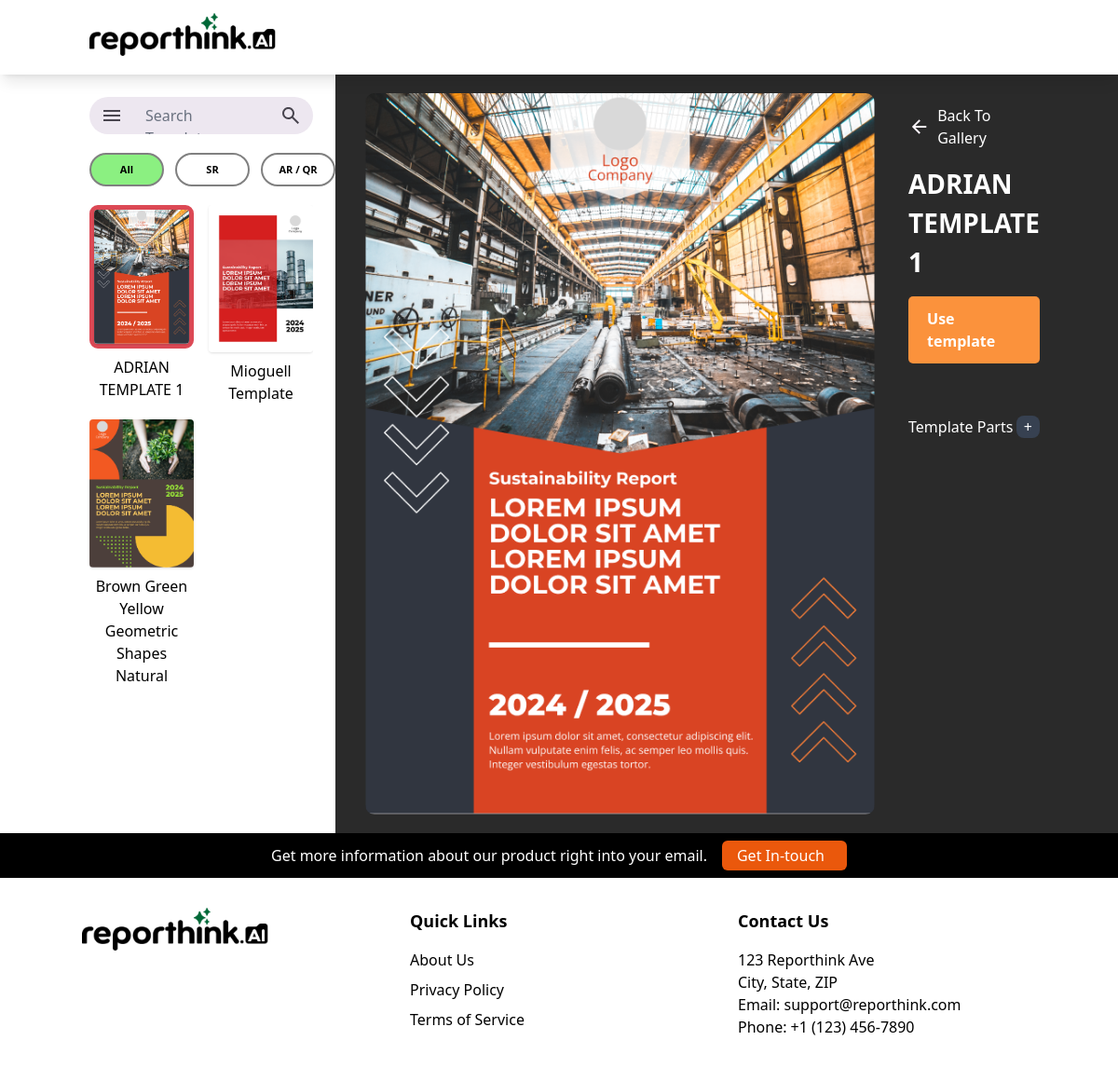
The page /choose-template/ on the database its author committed.
### Template_Editor_App/models.py (models this page shows, shortened)
class Template(models.Model):
    name = models.CharField(max_length=255)
    cover_part = models.ForeignKey(
        'TemplatePart',
        on_delete=models.SET_NULL,
        null=True,
        blank=True,
        related_name='used_as_cover_for'
    )

class TemplatePart(models.Model):
    template = models.ForeignKey(Template, on_delete=models.CASCADE, related_name='parts')
    name = models.CharField(max_length=255, blank=True)
    html_file = models.FileField(upload_to='templates_parts/html/')
    thumbnail = models.ImageField(upload_to='templates_parts/thumbnails/')

### Template_Editor_App/views.py (the view)
# urls.py: path('choose-template/', views.choose_template, name='choose_template'),
def choose_template(request):
    templates = Template.objects.all()
    selected_id = request.GET.get('selected_id')
    selected_template = None
    if selected_id:
        selected_template = Template.objects.filter(id=selected_id).first()
    return render(request, 'choose-template.html', {
        'templates': templates,
        'selected_id': selected_id,
        'template': selected_template  # <== add this
    })

### Template_Editor_App/templates/choose-template.html (shortened to what this page needs)
{% extends 'base.html' %} {% block content %}
<body>
  <div class="bg-top bg-no-repeat bg-cover min-h-[50vh]">
    <div class="flex md:flex-row flex-col">
      <div class="flex flex-col px-6 my-6 md:pl-24 md:pr-6 w-[100%] md:w-[30%]">
        <div class="w-full flex flex-col">
          <div
            class="w-[100%] h-10 bg-[#EDE7F0] rounded-[28px] flex items-center"
          >
            <button>
            </button>
            <textarea
              class="w-full focus:outline-none border-none focus:border-none bg-transparent resize-none"
              placeholder="Search Template"
              rows="1"
            ></textarea>
            <button>
            </button>
          </div>
          <div
            class="hidden md:flex flex-col md:flex-row space-y-2 md:space-y-0 mb-5 md:mb-0 md:mt-5 space-x-3"
          >
            <button
              id="button1"
              class="filter-btn button bg-white border-2 border-[#808080] rounded-[20px] text-black text-[11px] font-bold px-2 py-0 md:py-0 transition-colors duration-100 md:h-[36px] min-w-20"
              style="background-color: rgb(139, 240, 129)"
            >
              All
            </button>
            <button
              id="button2"
              class="filter-btn button bg-white border-2 border-[#808080] rounded-[20px] text-black text-[11px] font-bold px-2 py-0 md:py-0 transition-colors duration-100 md:h-[36px] min-w-20"
              data="sustainability-report"
            >
              SR
            </button>
            <button
              id="button3"
              class="filter-btn button bg-white border-2 border-[#808080] rounded-[20px] text-black text-[11px] font-bold px-2 py-0 md:py-0 transition-colors duration-100 md:h-[36px] min-w-20"
              data="annual-report"
            >
              AR / QR
            </button>
          </div>
        </div>
        <div class="grid grid-cols-2 gap-4 mt-5 overflow-auto">
          {% for template in templates %}
          <div class="flex flex-col w-full md:max-w-[341px] aspect-[341/529]
          transition-transform duration-200 ease-in-out
          hover:scale-[98%]">
          <button
            class="selection-btn"
            data-name="{{ template.name }}"
            data-id="{{ template.id }}"
            data-thumbnail="{{ template.cover_part.thumbnail.url }}"
          >
              <div class="font-bold w-full h-full">
                <img
                  src="{{ template.cover_part.thumbnail.url }}"
                  alt="Thumbnail for {{ template.name }}"
                  class="w-full h-auto rounded shadow "
                />
              </div>
            </button>
            <div
              class="flex w-full items-center mt-2 text-[16px] text-black text-center justify-center"
            >
              {{ template.name }}
            </div>
          </div>
          {% endfor %}
        </div>
      </div>
      <div class="bg-[#2A2A2A] flex md:flex-row flex-col min-h-screen flex-1">
        <div
          class="flex md:ml-8 md:my-5 mx-4 relative md:justify-start justify-center"
        >
          <div
            class="md:h-[calc(100vh-100px)] h-[calc(100vh-360px)] flex relative"
          >
            <img
              id="selected-template-image"
              src=""
              alt="Template Image"
              class="h-full w-auto object-contain rounded-[10px] hidden"
            />
          </div>
        </div>
        <div
          class="mt-4 mb-6 md:my-8 flex flex-col w-auto flex-1 md:ml-5 md:mr-[10%] mx-5"
        >
          <div class="md:flex hidden">
            <a
              href="{% url 'index' %}"
              class="flex justify-center items-center"
            >
              <svg
                width="24"
                height="24"
                viewBox="0 0 24 24"
                fill="none"
                xmlns="http://www.w3.org/2000/svg"
              >
                <path
                  d="M7.825 13L13.425 18.6L12 20L4 12L12 4L13.425 5.4L7.825 11H20V13H7.825Z"
                  fill="#FEF7FF"
                />
              </svg>
              <div class="text-white ml-2">Back To Gallery</div>
            </a>
          </div>
          <div id="template-preview">
            <div
              class="text-white font-bold text-[28px] md:mt-4 md:text-start text-center"
              id="selected-template-name"
            >
            </div>
            <a
            id="use-template-btn"
            href="{% if selected_id %}/edit/{{ selected_id }}/{% else %}#{% endif %}"
            class="mt-4 flex justify-center items-center bg-orange-400 text-white font-bold px-5 py-3 rounded-[5px] hover:bg-orange-600 transition-all duration-400 ease-in-out {% if not selected_id %}hidden{% endif %}"
          >
            Use template
          </a>
          </div>
         <div class="mt-8 md:mt-14 text-white flex  items-center "> <span class="mr-auto" >Template Parts</span>
<a href="#" id="add-parts-btn" class="bg-gray-700 text-white px-2 py-0 rounded-lg hover:bg-gray-600 transition inline-flex items-center justify-center" aria-label="Add Template Part">+</a>
          </div>
          <div class="mt-2 grid grid-cols-3 grid-rows-2 gap-x-2 gap-y-3">
          </div>
        </div>
      </div>
    </div>
  </div>
</body>
{% endblock %}

### Template_Editor_App/templates/choose-template.html (style rules this page uses)
.selected { border-color: #dc4955; border-width: 5px; border-radius: 9px; }

### rows shown on the page
Template: cover_part.thumbnail (picture), name "ADRIAN TEMPLATE 1"
Template: cover_part.thumbnail (picture), name "Mioguell Template"
Template: cover_part.thumbnail (picture), name "Brown Green Yellow Geometric Shapes Natural"
